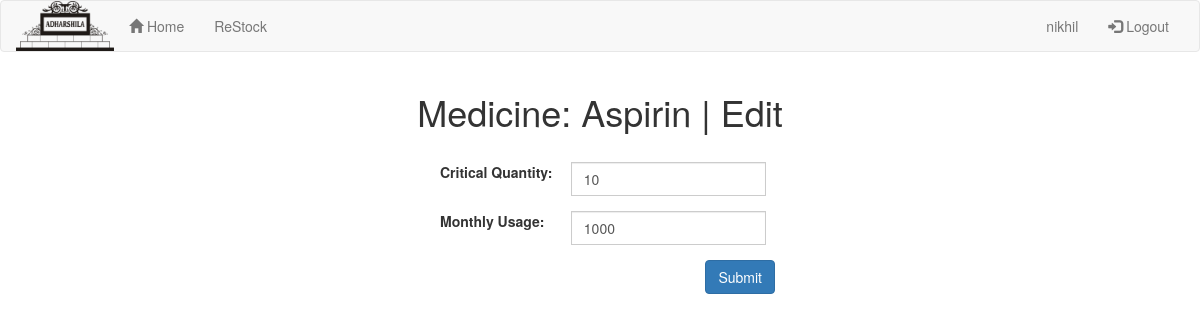
The app's page /medicine/edit_medicine/1 (signed in), older data.
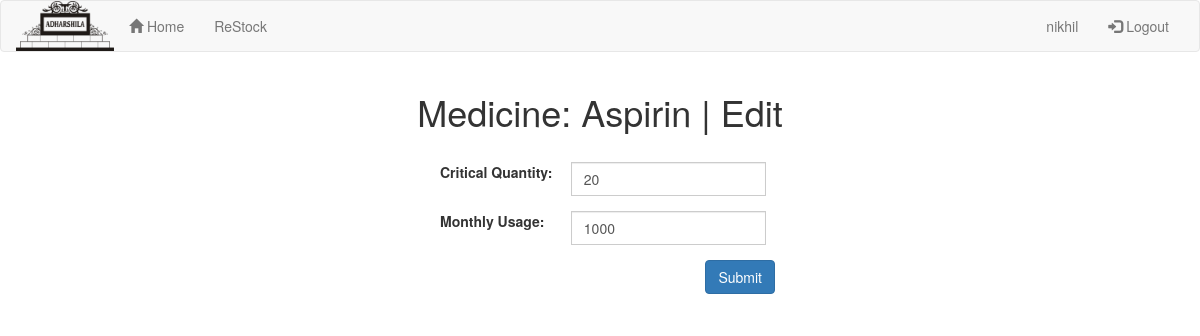
The same page, newer data.
### myapp/models.py (models this page shows, shortened)
class Medicine(models.Model):
	name = models.CharField(max_length=200)
	quantity = models.IntegerField(default=0)
	critical_quantity = models.IntegerField(default=10)
	monthly_usage = models.IntegerField(default=1000)

### myapp/views.py (the view)
# urls.py: url(r'edit_medicine/(?P<medicine_id>[0-9]+)',views.edit_medicine,name='edit_medicine'),
def edit_medicine(request,medicine_id):
	if not request.user.is_authenticated():
		return HttpResponseRedirect("login")
	if request.method == 'POST':
		m = Medicine.objects.get(pk=medicine_id)
		m.critical_quantity = request.POST['new_critical_quantity']
		m.monthly_usage = request.POST['new_monthly_usage']
		m.save()
		return HttpResponseRedirect('/medicine/{}'.format(medicine_id))
	m = Medicine.objects.get(pk=medicine_id)
	context = {'medicine':m}
	return render(request,'change.html',context)

### myapp/templates/change.html (shortened to what this page needs)
{% extends "base.html" %}
{% block content %}
	<div class="container">
		<h1 align="center">
			Medicine: {{ medicine.name }} | Edit
		</h1>
		<br>
		<div class="col-md-4 col-md-offset-4">
			<form role="form" action="/medicine/edit_medicine/{{ medicine.id }}" method="POST">
				<div class="form-group">
					<label class="col-md-5">Critical Quantity:</label>
					<div class="input-group">
						<input type="number" class="form-control" name="new_critical_quantity" value="{{ medicine.critical_quantity }}">
					</div>
				</div>
				<div class="form-group">
					<label class="col-md-5">Monthly Usage:</label>
					<div class="input-group">
						<input type="number" class="form-control" name="new_monthly_usage" value="{{ medicine.monthly_usage }}">
					</div>
				</div>
				<div class="form-group" align="right">
					<button type="submit" class="btn btn-primary">Submit</button>
				</div>
			</form>
		</div>
	</div>
{% endblock %}

Row changes from the older to the newer data that the page shows:
changed Medicine "Aspirin": new_critical_quantity "10" → "20"
